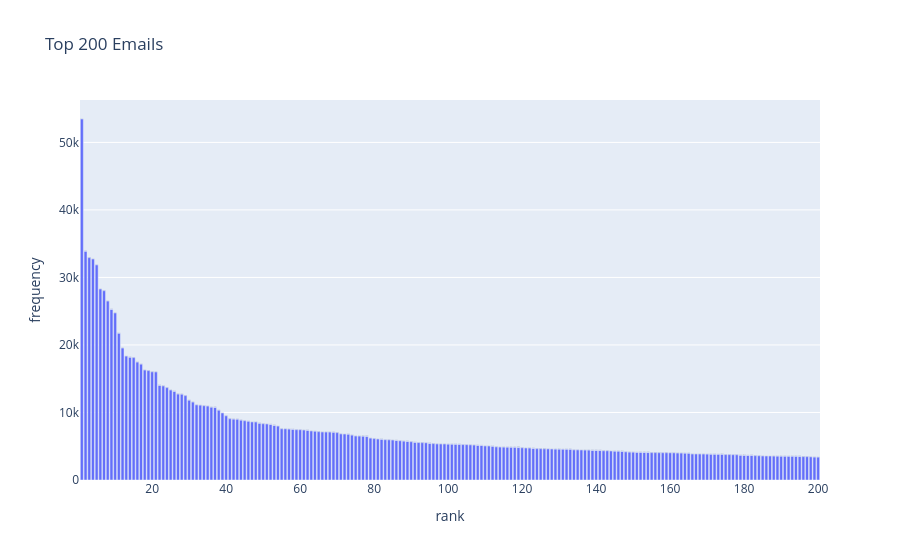

Here is the notebook cell this chart was saved with:
### Code cell
# histogram of frequency vs top 200 emails
generate_histogram(top_200_emails, "Top 200 Emails")

### Figure 1 — Plotly figure (JSON) as saved in the notebook; plotly's stock layout.template omitted (floating-point values rounded to 4 significant figures; data arrays with more than 128 entries replaced by an {"elided": "..."} marker saying what was removed)
{"data": [{"hoverinfo": "text+y", "text": {"elided": "200 str values"}, "type": "bar", "x": {"elided": "200 int values"}, "y": {"elided": "200 int values"}}], "layout": {"title": {"text": "Top 200 Emails"}, "xaxis": {"dtick": 20, "tick0": 0, "tickmode": "linear", "title": {"text": "rank"}}, "yaxis": {"title": {"text": "frequency"}}}}
